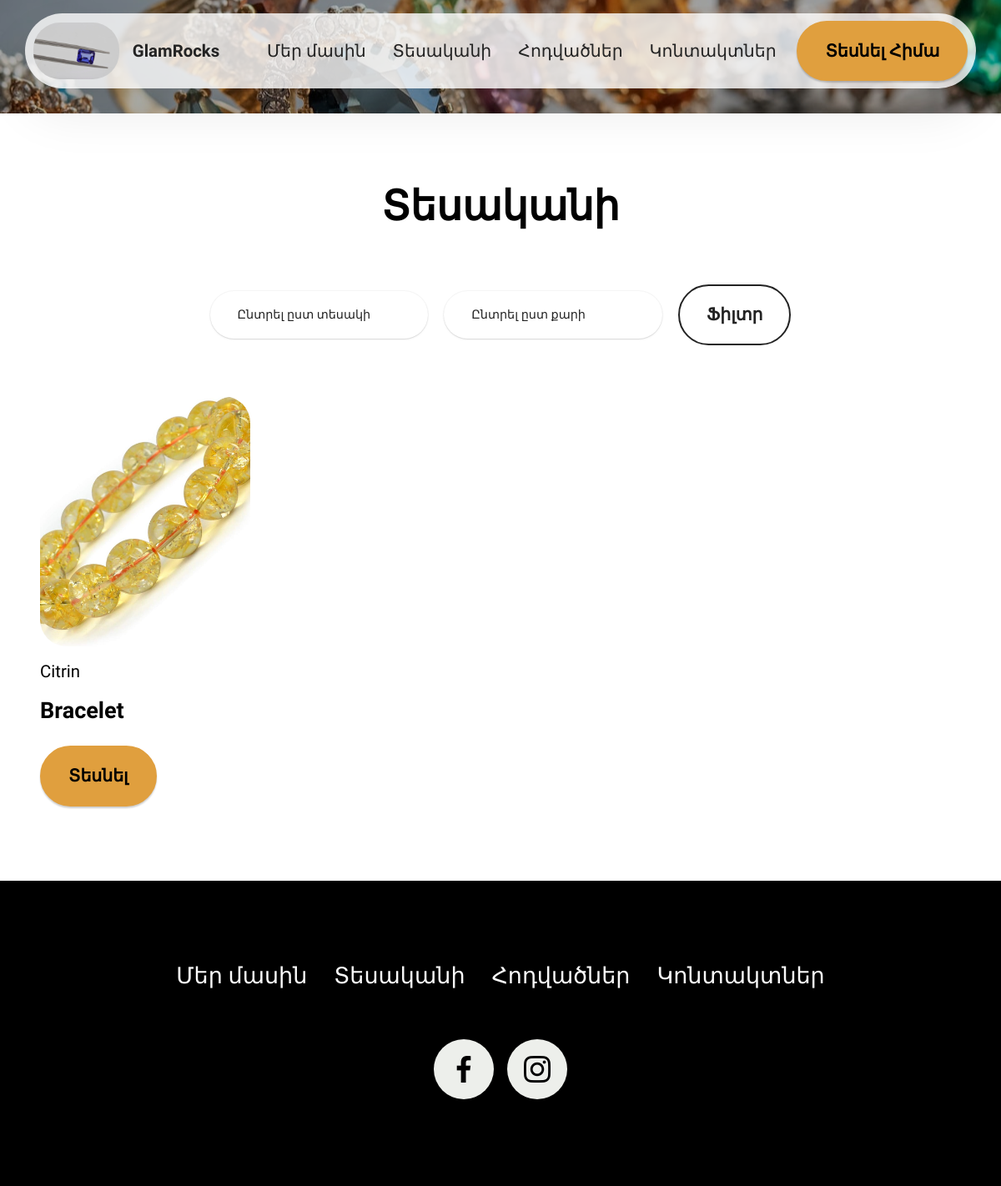
Page /product/ on the earlier database version.
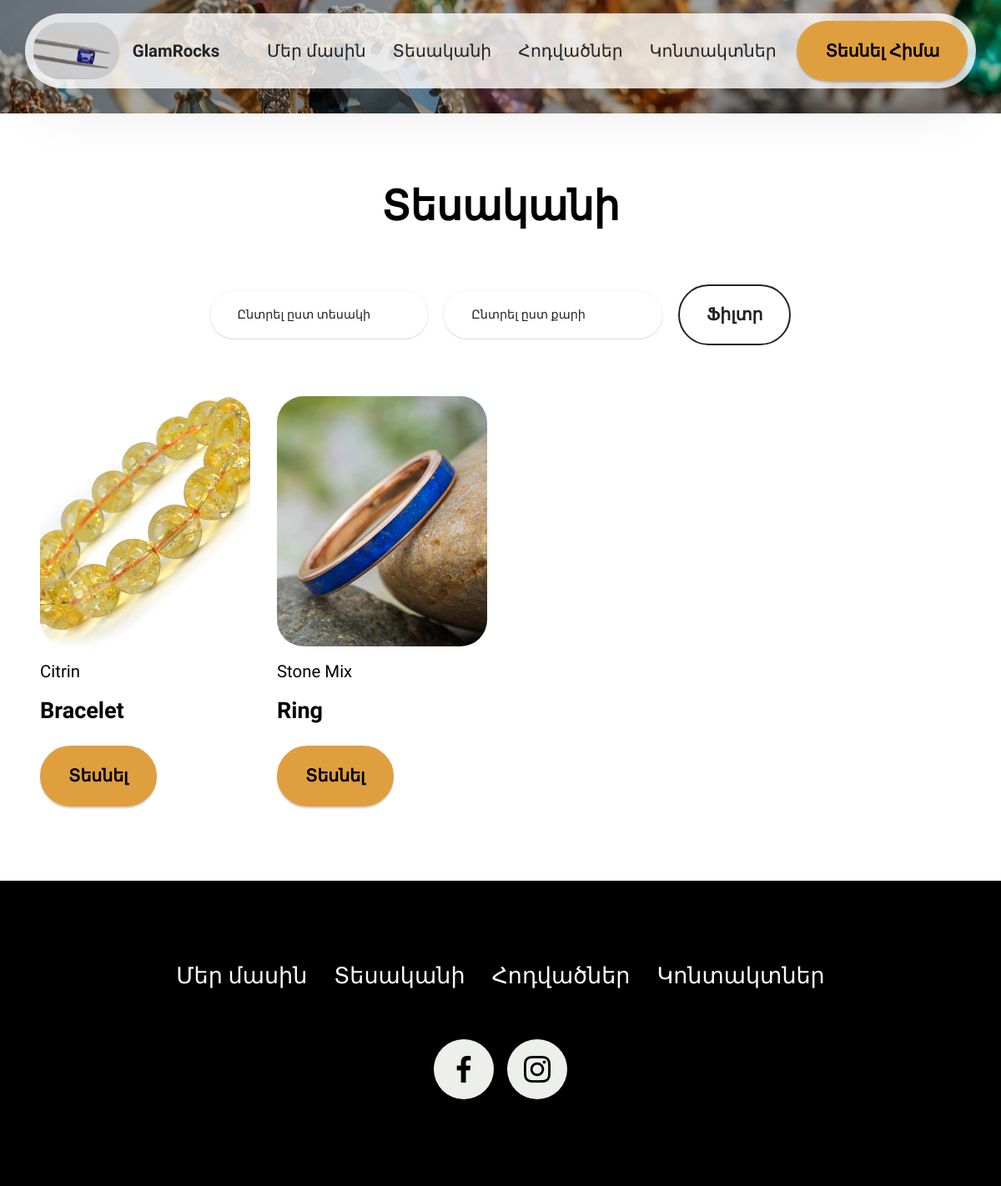
Same page on the later database version.
### store/models.py (models this page shows, shortened)
class Product(models.Model):
    title = models.CharField(max_length=200, verbose_name='Название')
    pub_date = models.DateTimeField(auto_now_add=True)
    body = models.TextField(verbose_name='Описание')
    image = models.ImageField(upload_to='store/products', verbose_name='Изображение')
    price = models.DecimalField(max_digits=6, decimal_places=2, default=0.00, verbose_name='Цена')
    CATEGORY_CHOICES = [
        ('bracelets', 'Բրասլետներ'),
        ('rings', 'Մատանիներ'),
        ('earrings', 'Ականջօղներ'),
        ('necklaces', 'Վզնոցներ'),
        ('colognes', 'Կուլոններ'),
        ('men', 'Տղամարդկանց համար'),
        ('other', 'Այլ')
    ]
    category = models.CharField(max_length=20, choices=CATEGORY_CHOICES, default='other', verbose_name='Категория')
    tag = models.CharField(max_length=30, default='քարեր', verbose_name='Тег')
    class Meta:
        verbose_name = "Продукт"
        verbose_name_plural = "Продукты"

### store/views.py (the view)
# urls.py: path('product/', views.products, name='products'),
def products(request):
    category = request.GET.get('category')
    tag = request.GET.get('tag')
    if category and tag:
        products = Product.objects.filter(category=category, tag=tag)
    elif category:
        products = Product.objects.filter(category=category)
    elif tag:
        products = Product.objects.filter(tag=tag)
    else:
        products = Product.objects.all()
    categories = Product.CATEGORY_CHOICES
    tags = Product.objects.values('tag').distinct()
    return render(request, 'store/products.html', {'products': products, 'categories': categories, 'tags': tags})

### templates/store/products.html (shortened to what this page needs)
{% extends 'store/base.html' %}
{% load static %}
{% block content %}
{% include 'store/header_secondary.html' %}
<section class="blog-2 cid-tZQRXE9pSn" id="blog-2-tZQRXE9pSn">
    <div class="container-fluid">
        <div class="row justify-content-center mb-5">
            <div class="col-12 content-head">
                <div class="mbr-section-head">
                    <h4 class="mbr-section-title mbr-fonts-style align-center mb-0 display-2">
                        <strong>Տեսականի</strong>
                    </h4>
                </div>
            </div>
        </div>
        <div class="container">
            <form method="GET" action="{% url 'products' %}">
                <div class="row align-items-center justify-content-center mb-5"">
                    <div class="col-sm-3 my-1">
                        <select class="form-control small-text" name="category">
                            <option selected value="">Ընտրել ըստ տեսակի</option>
                        </select>
                    </div>
                    <div class="col-sm-3 my-1">
                        <select class="form-control small-text" name="tag">
                            <option selected value="">Ընտրել ըստ քարի</option>
                        </select>
                    </div>
                    <div class="mbr-section-btn col-md-auto my-1">"
                        <button class="btn btn-black-outline display-7" type="submit">Ֆիլտր</button>
                    </div>
            </form>
        </div>
        <div class="row">
            {% for product in products %}
            <div class="item features-image col-12 col-md-6 col-lg-3 active">
                <div class="item-wrapper">
                    <div class="item-img mb-3">
                        <img src="{{ product.image.url }}">
                    </div>
                    <div class="item-content align-left">
                        <h5 class="item-title mbr-fonts-style mt-0 mb-3 display-7">
                            {{ product.tag }}
                        </h5>
                        <h6 class="item-subtitle mbr-fonts-style mb-3 display-5">
                            <strong>{{ product.title }}</strong>
                        </h6>
                        <div class="mbr-section-btn item-footer">
                            <a href="{% url 'product' product.id %}" class="btn item-btn btn-primary display-7">
                                Տեսնել
                            </a>
                        </div>
                    </div>
                </div>
            </div>
            {% endfor %}
        </div>
    </div>
</section>
{% endblock %}

Differences in the rows shown:
added Product: image (picture), tag "Stone Mix", title "Ring"
